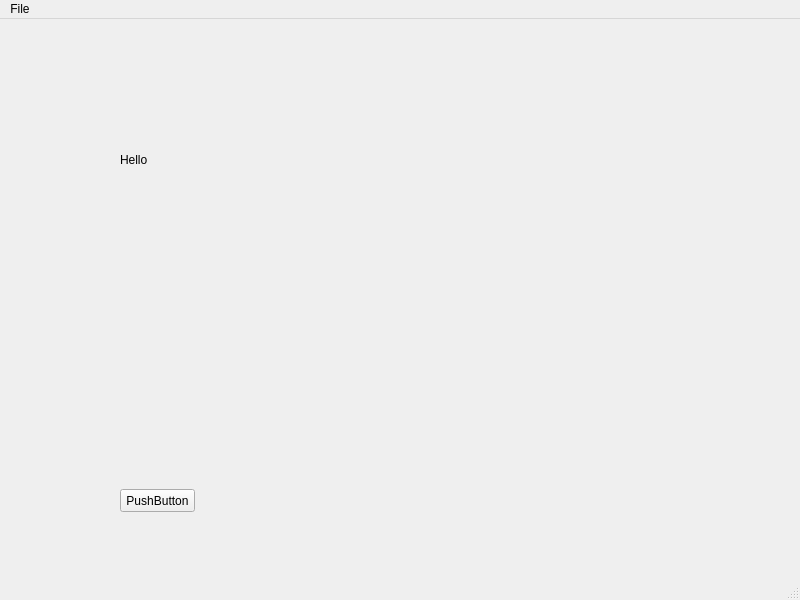
<?xml version="1.0" encoding="UTF-8"?>
<ui version="4.0">
 <class>MainWindow</class>
 <widget class="QMainWindow" name="MainWindow">
  <property name="geometry">
   <rect>
    <x>0</x>
    <y>0</y>
    <width>800</width>
    <height>600</height>
   </rect>
  </property>
  <property name="windowTitle">
   <string>MainWindow</string>
  </property>
  <widget class="QWidget" name="centralwidget">
   <widget class="QPushButton" name="pushButton1">
    <property name="geometry">
     <rect>
      <x>120</x>
      <y>470</y>
      <width>75</width>
      <height>23</height>
     </rect>
    </property>
    <property name="text">
     <string>PushButton</string>
    </property>
   </widget>
   <widget class="QLabel" name="label1">
    <property name="geometry">
     <rect>
      <x>120</x>
      <y>120</y>
      <width>81</width>
      <height>41</height>
     </rect>
    </property>
    <property name="text">
     <string>Hello</string>
    </property>
   </widget>
  </widget>
  <widget class="QMenuBar" name="menubar">
   <property name="geometry">
    <rect>
     <x>0</x>
     <y>0</y>
     <width>800</width>
     <height>21</height>
    </rect>
   </property>
   <widget class="QMenu" name="menuFile">
    <property name="title">
     <string>File</string>
    </property>
   </widget>
   <addaction name="menuFile"/>
  </widget>
  <widget class="QStatusBar" name="statusbar"/>
 </widget>
 <resources/>
 <connections/>
</ui>
